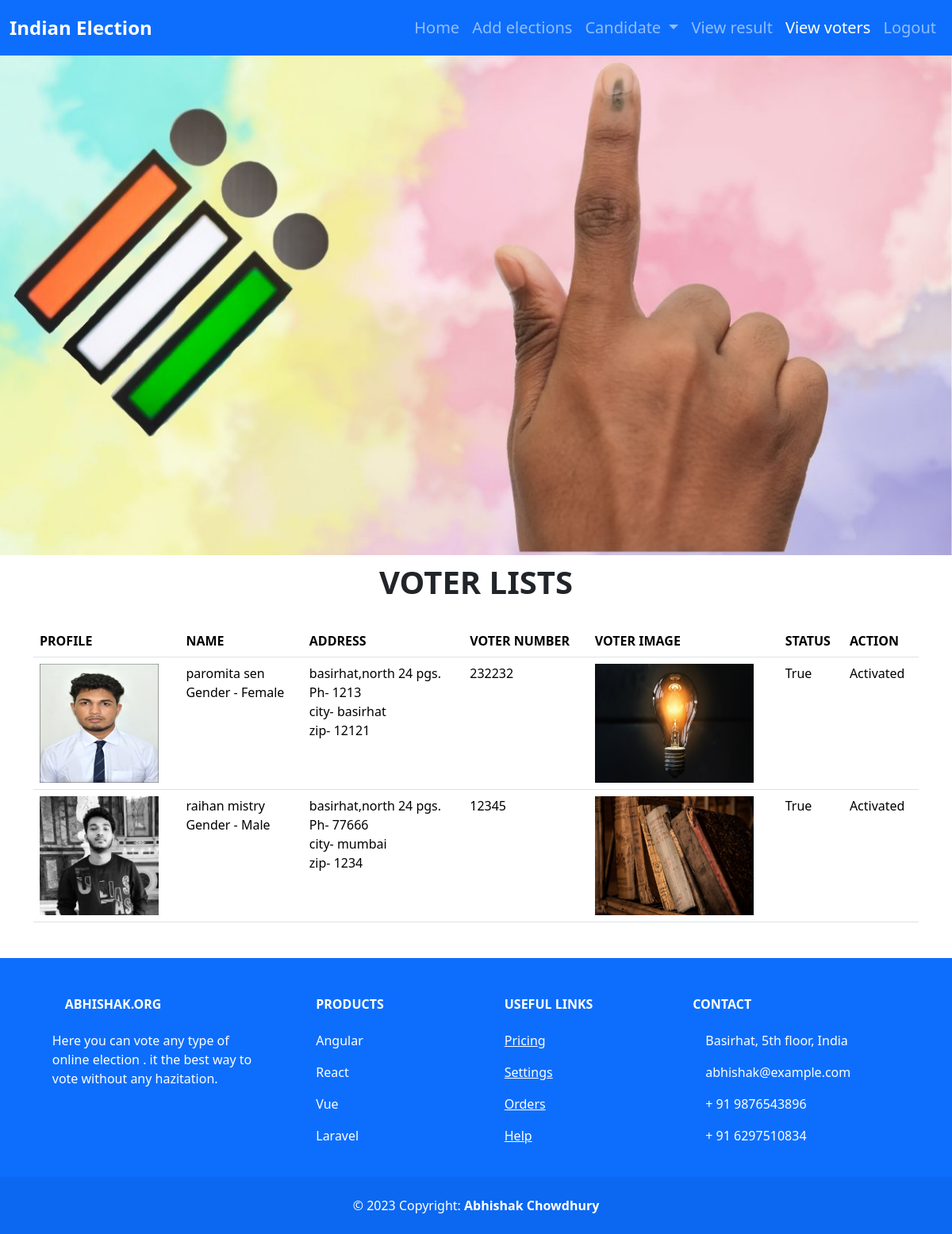
The page /admin-dashboard/view-voters (signed in) on the database its author committed.
### myapp/models.py (models this page shows)
class BaseModel(models.Model):
    u_id=models.UUIDField(default=uuid.uuid4,editable=False,unique=True)
    created_at=models.DateTimeField(auto_now_add=True)
    updated_at=models.DateTimeField(auto_now=True)
    class Meta :
        abstract=True

class UserDetails(BaseModel):
    user=models.OneToOneField(User,on_delete=models.CASCADE,related_name='user_userdetails')
    phone_number=models.IntegerField(default=0)
    zip=models.IntegerField(default=0)
    city=models.CharField(max_length=100)
    address=models.CharField(max_length=200)
    gender=models.CharField(max_length=100)
    voter_number=models.IntegerField(default=0)
    profile_img=models.ImageField(upload_to='profile_images')
    voter_img=models.ImageField(upload_to='voter_images')
    status=models.CharField(default=False,max_length=100)

### myapp/views.py (the view)
# urls.py: path('admin-dashboard/view-voters',view_voters,name='view-voters'),
@login_required(login_url='admin-login')
def view_voters(request):
    voters=UserDetails.objects.all().order_by('-id')
    contex={
        'voters':voters
    }
    return render(request,'view-voters.html',contex)

### myapp/templates/view-voters.html (shortened to what this page needs)
{% extends 'admin-base.html' %}
{% block content %}
{% load static %}
<div class="container">
    <h3 class="text-center custom-h3">VOTER LISTS</h3>
    <table class="table">
        <thead>
          <tr>
            <th scope="col">PROFILE</th>
            <th scope="col">NAME</th>
            <th scope="col">ADDRESS</th>
            <th scope="col">VOTER NUMBER</th>
            <th scope="col">VOTER IMAGE</th>
            <th scope="col">STATUS</th>
            <th scope="col">ACTION</th>
          </tr>
        </thead>
        <tbody>
            {% for voter in voters %}
          <tr>
            <td><img src="{{voter.profile_img.url}}" alt="profile_img" style="width: 150px; height: 150px;"></td>
            <td>{{voter.user.first_name}} {{voter.user.last_name}}<br><b style="font-weight: 500;">Gender -</b> {{voter.gender}}</td>
            <td>{{voter.address}}<br><b style="font-weight: 500;">Ph-</b> {{voter.phone_number}}
              <br><b style="font-weight: 500;">city-</b> {{voter.city}}
              <br><b style="font-weight: 500;">zip-</b> {{voter.zip}}
            </td>
            <td>{{voter.voter_number}}</td>
            <td><img src="{{voter.voter_img.url}}" alt="profile_img" style="width: 200px; height: 150px;"></td>
            <td>{{voter.status}}</td>
            <td>
              {% if voter.status == 'False' %}
              <form action="{% url 'activate-voter' %}" method="POST">
                {% csrf_token %}
                <input type="hidden" value="{{voter.id}}" name="user_id">
                <button type="submit" class="btn btn-warning">Active</button>
              </form>
              {% else %}
              Activated
              {% endif %}
            </td>
          </tr>
          {% endfor %}
        </tbody>
      </table>
</div>
{% endblock %}

### myapp/templates/admin-base.html (shortened to what this page needs)
<!DOCTYPE html>
<html lang="en">
<head>
    <link href="https://cdn.jsdelivr.net/npm/bootstrap@5.3.2/dist/css/bootstrap.min.css" rel="stylesheet">
    <link rel="stylesheet" href="/static/css/index.css">
</head>
<body>
    <nav class="navbar navbar-expand-lg bg-primary" data-bs-theme="dark">
        <div class="container-fluid">
          <a class="navbar-brand" href="#" style="font-size: 24px; font-weight: 600;">Indian Election</a>
          <div class=" d-flex" id="navbarNavAltMarkup">
            <div class="navbar-nav">
              {% with request.resolver_match.url_name as url_name %}
              <a class="nav-link {% if url_name == 'admin-dashboard' %}active{% endif %}" aria-current="page" href="{% url 'admin-dashboard' %}" style="font-size: 20px; font-weight: 500;">Home</a>
              <a class="nav-link {% if url_name == 'add-election' %}active{% endif %}" href="{% url 'add-election' %}" style="font-size: 20px; font-weight: 500;">Add elections</a>
              <li class="nav-item dropdown">
                <a class="nav-link dropdown-toggle {% if url_name == 'add-candidate' %}active{% endif %}" href="{% url 'add-candidate' %}" role="button" data-bs-toggle="dropdown" aria-expanded="false" style="font-size: 20px; font-weight: 500;">
                  Candidate
                </a>
              </li>
              <a class="nav-link {% if url_name == 'search-result' or url_name == 'view-result' %}active{% endif %}" href="{% url 'search-result' %}" style="font-size: 20px; font-weight: 500;">View result</a>
              <a class="nav-link {% if url_name == 'view-voters' %}active{% endif %}" href="{% url 'view-voters' %}" style="font-size: 20px; font-weight: 500;">View voters</a>
              <a class="nav-link" href="{% url 'admin-logout' %}" style="font-size: 20px; font-weight: 500;">Logout</a>
              {% endwith %}
            </div>
          </div>
        </div>
      </nav>
    <div class="image-voting">
        <img class="vote" src="/static/image/voting.jpg" alt="">
    </div>
    {% block content %}
    {% endblock %}
<footer class="text-center text-lg-start bg-primary" style="color: #fff;">
    <section class="">
      <div class="container text-center text-md-start mt-5">
        <div class="row mt-3">
          <div class="col-md-3 col-lg-4 col-xl-3 mx-auto mb-4">
            <h6 class="text-uppercase fw-bold mb-4">
              Abhishak.org
            </h6>
            <p>
              Here you can vote any type of online election . it the best way to vote without any hazitation.
            </p>
          </div>
          <div class="col-md-2 col-lg-2 col-xl-2 mx-auto mb-4">
            <h6 class="text-uppercase fw-bold mb-4">
              Products
            </h6>
            <p>
              <a href="#" class="text-reset text-decoration-none">Angular</a>
            </p>
            <p>
              <a href="#!" class="text-reset text-decoration-none">React</a>
            </p>
            <p>
              <a href="#!" class="text-reset text-decoration-none">Vue</a>
            </p>
            <p>
              <a href="#!" class="text-reset text-decoration-none">Laravel</a>
            </p>
          </div>
          <div class="col-md-3 col-lg-2 col-xl-2 mx-auto mb-4">
            <h6 class="text-uppercase fw-bold mb-4">
              Useful links
            </h6>
            <p>
              <a href="#!" class="text-reset">Pricing</a>
            </p>
            <p>
              <a href="#!" class="text-reset">Settings</a>
            </p>
            <p>
              <a href="#!" class="text-reset">Orders</a>
            </p>
            <p>
              <a href="#!" class="text-reset">Help</a>
            </p>
          </div>
          <div class="col-md-4 col-lg-3 col-xl-3 mx-auto mb-md-0 mb-4">
            <h6 class="text-uppercase fw-bold mb-4">Contact</h6>
            <p> Basirhat, 5th floor, India</p>
            <p>
              abhishak@example.com
            </p>
            <p> + 91 9876543896</p>
            <p> + 91 6297510834</p>
          </div>
        </div>
      </div>
    </section>
    <div class="text-center p-4" style="background-color: rgba(0, 0, 0, 0.05);">
      © 2023 Copyright:
      <a class="text-reset fw-bold text-decoration-none">Abhishak Chowdhury</a>
    </div>
  </footer>
</body>
</html>

### myapp/static/css/index.css (style rules this page uses)
* { margin: 0; padding: 0; box-sizing: border-box; }
.navbar { position: fixed; width: 100%; z-index: 9999; height: 70px; }
.vote { width: 100%; height: 80vh; margin-top: 60px; }
.custom-h3 { font-size: 40px; margin-bottom: 30px; margin-top: 10px; font-weight: 700; }
footer { margin-top: 45px; padding-top: 1px; }

### rows shown on the page
UserDetails: profile_img (picture), user.first_name "paromita", user.last_name "sen", gender "Female", address "basirhat,north 24 pgs.", phone_number "1213", city "basirhat", zip "12121", voter_number "232232", voter_img (picture), status "True", shows "Activated"
UserDetails: profile_img (picture), user.first_name "raihan", user.last_name "mistry", gender "Male", address "basirhat,north 24 pgs.", phone_number "77666", city "mumbai", zip "1234", voter_number "12345", voter_img (picture), status "True", shows "Activated"
